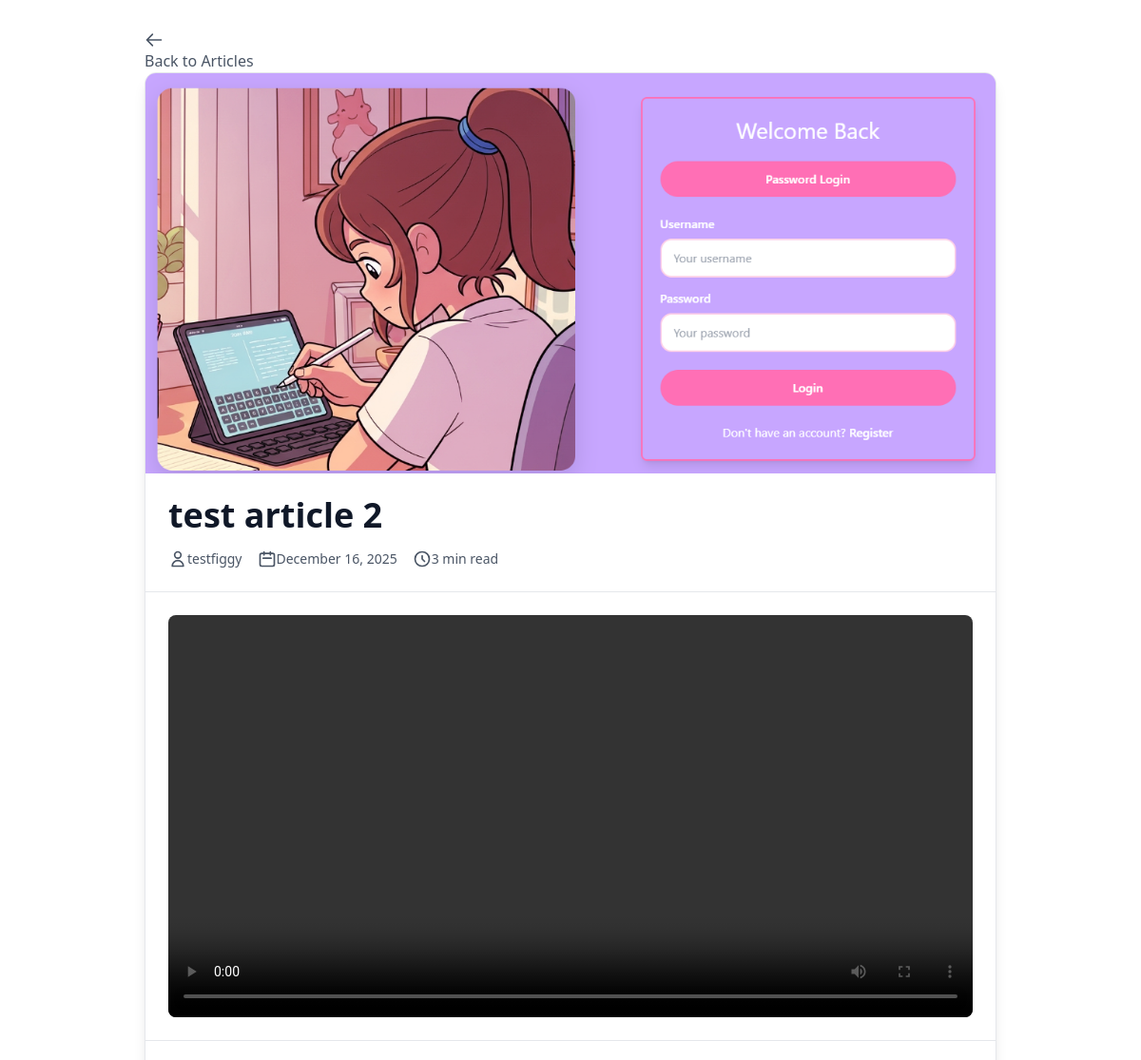
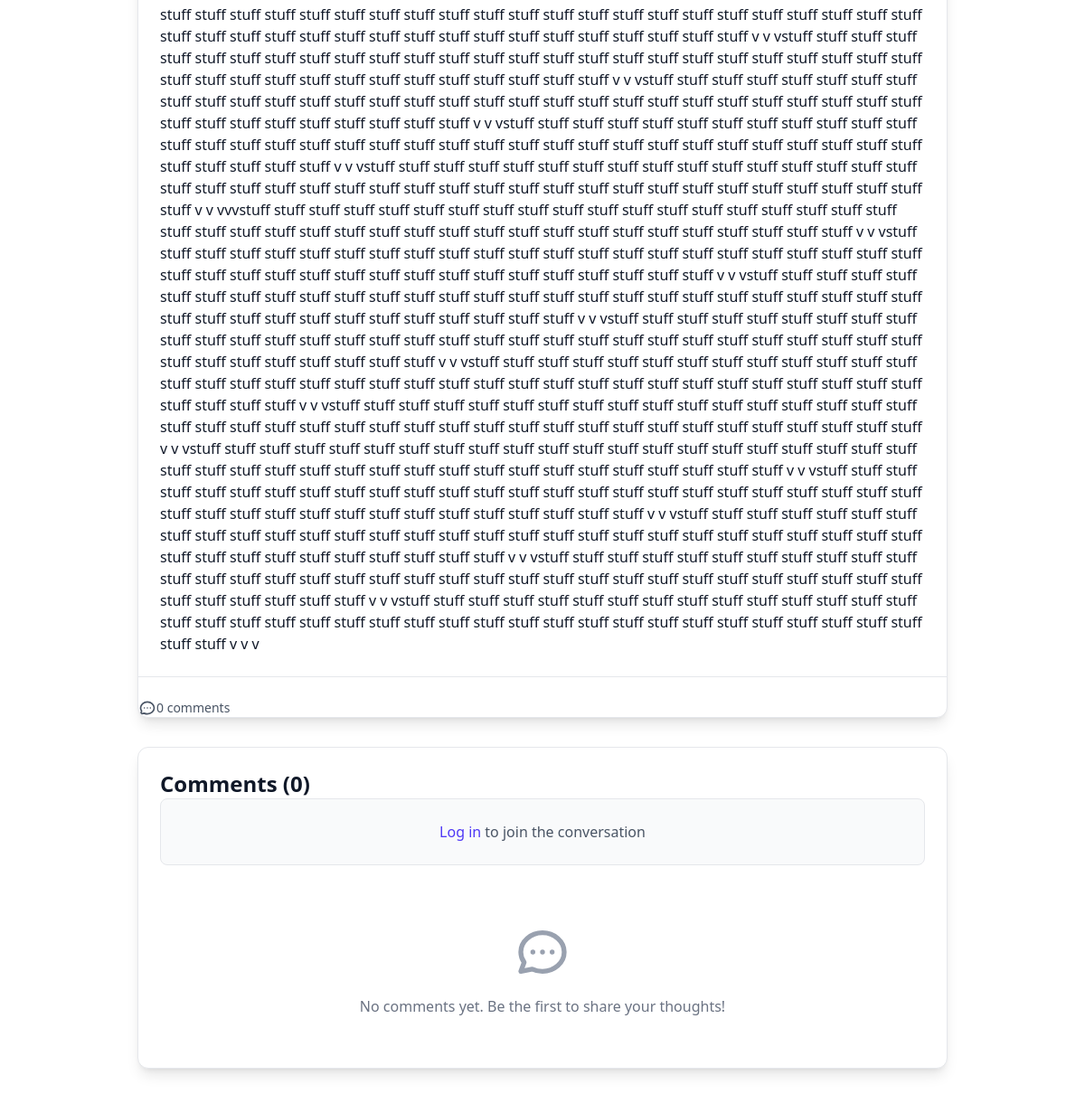
Page /blog/test-article-2/ on the committed database (2 pictures, top to bottom).
### blog/models.py (models this page shows, shortened)
class Article(models.Model):
    title = models.CharField(max_length=200)
    slug = models.SlugField(max_length=200, unique=True, blank=True)
    content = models.TextField(help_text="Write your article content in Markdown format")
    author = models.ForeignKey(
        settings.AUTH_USER_MODEL,
        on_delete=models.CASCADE,
        related_name='articles'
    )
    image = models.ImageField(upload_to='blog/images/', blank=True, null=True)
    video = models.FileField(upload_to='blog/videos/', blank=True, null=True)
    likes_count = models.PositiveIntegerField(default=0)
    comment_count = models.PositiveIntegerField(default=0)
    created_at = models.DateTimeField(auto_now_add=True)
    updated_at = models.DateTimeField(auto_now=True)
    published = models.BooleanField(default=True)
    class Meta:
        ordering = ['-created_at']
        indexes = [
            models.Index(fields=['-created_at']),
            models.Index(fields=['slug']),
        ]
    def get_content_html(self):
        md = markdown.Markdown(
            extensions=[
                'markdown.extensions.fenced_code',
                'markdown.extensions.tables',
                'markdown.extensions.nl2br',
                'markdown.extensions.sane_lists',
            ],
            output_format='html5'
        )
        return md.convert(self.content)
    def get_reading_time(self):
        word_count = len(self.content.split())
        return max(1, round(word_count / 200))

### account/models.py (models this page shows)
class CustomUser(AbstractUser):
    is_admin = models.BooleanField(default=False)
    is_user = models.BooleanField(default=True)

### blog/views.py (the view)
# urls.py: path('<slug:slug>/', views.article_detail, name='article_detail'),
def article_detail(request, slug):
    article = get_object_or_404(
        Article.objects.select_related('author'),
        slug=slug,
        published=True
    )
    comments = article.comments.filter(parent=None).select_related('user').prefetch_related('replies__user')
    comment_form = CommentForm() if request.user.is_authenticated else None
    context = {
        'article': article,
        'comments': comments,
        'comment_form': comment_form,
        'content_html': article.get_content_html(),
    }
    return render(request, 'blog/article_detail.html', context)

### templates/blog/article_detail.html (shortened to what this page needs)
{% extends 'base.html' %}
{% block content %}
<div class="min-h-screen bg-emerald-950 dark:bg-gray-900 p-4 sm:p-6 lg:p-8">
    <div class="max-w-4xl mx-auto">
        <a href="{% url 'blog:article_list' %}"
           class="inline-flex items-center space-x-2 text-gray-600 dark:text-gray-400 hover:text-indigo-600 dark:hover:text-indigo-400 mb-6 transition duration-200">
            <svg class="h-5 w-5" fill="none" stroke="currentColor" viewBox="0 0 24 24">
                <path stroke-linecap="round" stroke-linejoin="round" stroke-width="2" d="M10 19l-7-7m0 0l7-7m-7 7h18"></path>
            </svg>
            <span>Back to Articles</span>
        </a>
        <article class="bg-white dark:bg-gray-800 rounded-xl shadow-lg overflow-hidden border border-gray-200 dark:border-gray-700 mb-8">
            {% if article.image %}
            <div class="aspect-video bg-gray-200 dark:bg-gray-700 overflow-hidden">
                <img src="{{ article.image.url }}"
                     alt="{{ article.title }}"
                     class="w-full h-full object-cover">
            </div>
            {% endif %}
            <div class="p-6 sm:p-8 border-b border-gray-200 dark:border-gray-700">
                <h1 class="text-4xl font-bold text-gray-900 dark:text-white mb-4">{{ article.title }}</h1>
                <div class="flex flex-wrap items-center justify-between text-sm text-gray-600 dark:text-gray-400 gap-4">
                    <div class="flex items-center space-x-4">
                        <span class="flex items-center space-x-2">
                            <svg class="h-5 w-5" fill="none" stroke="currentColor" viewBox="0 0 24 24">
                                <path stroke-linecap="round" stroke-linejoin="round" stroke-width="2" d="M16 7a4 4 0 11-8 0 4 4 0 018 0zM12 14a7 7 0 00-7 7h14a7 7 0 00-7-7z"></path>
                            </svg>
                            <span>{{ article.author.username }}</span>
                        </span>
                        <span class="flex items-center space-x-2">
                            <svg class="h-5 w-5" fill="none" stroke="currentColor" viewBox="0 0 24 24">
                                <path stroke-linecap="round" stroke-linejoin="round" stroke-width="2" d="M8 7V3m8 4V3m-9 8h10M5 21h14a2 2 0 002-2V7a2 2 0 00-2-2H5a2 2 0 00-2 2v12a2 2 0 002 2z"></path>
                            </svg>
                            <span>{{ article.created_at|date:"F j, Y" }}</span>
                        </span>
                        <span class="flex items-center space-x-2">
                            <svg class="h-5 w-5" fill="none" stroke="currentColor" viewBox="0 0 24 24">
                                <path stroke-linecap="round" stroke-linejoin="round" stroke-width="2" d="M12 8v4l3 3m6-3a9 9 0 11-18 0 9 9 0 0118 0z"></path>
                            </svg>
                            <span>{{ article.get_reading_time }} min read</span>
                        </span>
                    </div>
                </div>
            </div>
            {% if article.video %}
            <div class="p-6 sm:p-8 border-b border-gray-200 dark:border-gray-700">
                <video controls class="w-full rounded-lg">
                    <source src="{{ article.video.url }}" type="video/mp4">
                </video>
            </div>
            {% endif %}
            <div class="p-6 sm:p-8">
                <div class="prose prose-lg dark:prose-invert max-w-none">
                    {{ content_html|safe }}
                </div>
            </div>
            <div class="px-6 sm:px-8 pb-6 sm:pb-8 flex items-center justify-between text-sm text-gray-600 dark:text-gray-400 pt-6 border-t border-gray-200 dark:border-gray-700">
                <span class="flex items-center space-x-2">
                    <svg class="h-5 w-5" fill="none" stroke="currentColor" viewBox="0 0 24 24">
                        <path stroke-linecap="round" stroke-linejoin="round" stroke-width="2" d="M8 12h.01M12 12h.01M16 12h.01M21 12c0 4.418-4.03 8-9 8a9.863 9.863 0 01-4.255-.949L3 20l1.395-3.72C3.512 15.042 3 13.574 3 12c0-4.418 4.03-8 9-8s9 3.582 9 8z"></path>
                    </svg>
                    <span>{{ article.comment_count }} {{ article.comment_count|pluralize:"comment,comments" }}</span>
                </span>
            </div>
        </article>
        <div class="bg-white dark:bg-gray-800 rounded-xl shadow-lg p-6 sm:p-8 border border-gray-200 dark:border-gray-700">
            <h2 class="text-2xl font-bold text-gray-900 dark:text-white mb-6">
                Comments ({{ article.comment_count }})
            </h2>
            {% if user.is_authenticated %}
            <form method="post" action="{% url 'blog:post_comment' article.slug %}" class="mb-8">
                {% csrf_token %}
                <div class="mb-4">
                    {{ comment_form.content }}
                </div>
                <button type="submit"
                        class="px-6 py-3 bg-gradient-to-r from-indigo-600 to-purple-600 text-white rounded-lg hover:from-indigo-700 hover:to-purple-700 transition duration-200 shadow-md hover:shadow-lg font-medium">
                    Post Comment
                </button>
            </form>
            {% else %}
            <div class="bg-gray-50 dark:bg-gray-900 rounded-lg p-6 mb-8 border border-gray-200 dark:border-gray-700">
                <p class="text-gray-600 dark:text-gray-400 text-center">
                    <a href="{% url 'account:login' %}?next={{ request.path }}"
                       class="text-indigo-600 dark:text-indigo-400 hover:underline font-medium">
                        Log in
                    </a> to join the conversation
                </p>
            </div>
            {% endif %}
            {% if comments %}
            <div class="space-y-6">
                {% for comment in comments %}
                {% include 'blog/comment.html' with comment=comment depth=0 %}
                {% endfor %}
            </div>
            {% else %}
            <div class="text-center py-8">
                <p class="text-gray-500 dark:text-gray-400">No comments yet. Be the first to share your thoughts!</p>
            </div>
            {% endif %}
        </div>
    </div>
</div>
{% endblock %}

### templates/blog/article_detail.html (style rules this page uses)
.prose p { @apply text-gray-700 dark:text-gray-300 mb-4 leading-relaxed; }

### rows in the picture
Article: image (picture), title "test article 2", author.username "testfiggy", created_at "December 16, 2025", get_reading_time "3", content "stuff stuff stuff stuff stuff stuff stuff stuff stuff stuff stuff stuff stuff stuff stuff stuff stuff stuff stuff stuff stuff stuff stuff stuff stuff stuff stuff stuff stuff stuff stuff stuff stuff stuff stuff stuff stuff stuff stuff v v vstuff stuff stuff stuff stuff stuff stuff stuff stuff stuff stuff stuff stuff stuff stuff stuff stuff stuff stuff stuff stuff stuff stuff stuff stuff stuff stuff stuff stuff stuff stuff stuff stuff stuff stuff stuff stuff stuff stuff v v vstuff stuff stuff stuff stuff stuff stuff stuff stuff stuff stuff stuff stuff stuff stuff stuff stuff stuff stuff stuff stuff stuff stuff stuff stuff stuff stuff stuff stuff stuff stuff stuff stuff stuff stuff stuff stuff…", comment_count "0"
